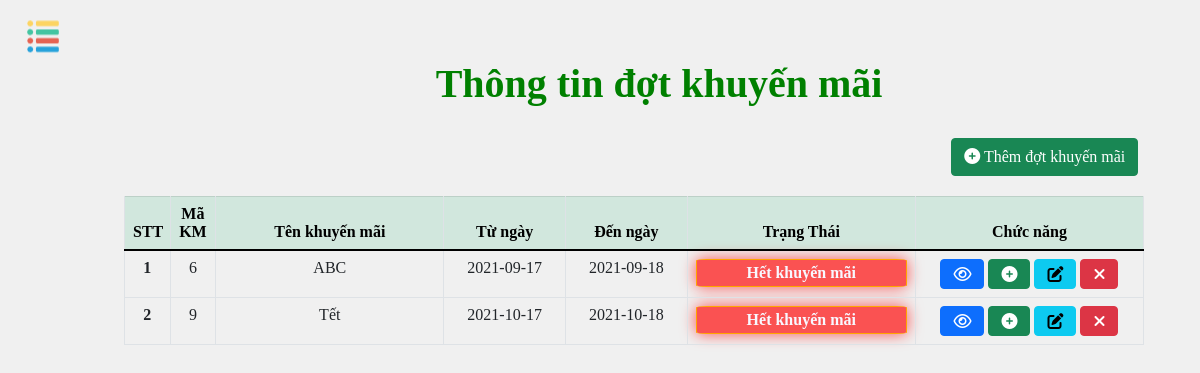
/admin/index.php?url=khuyenmai&page=1 (signed in), run on an earlier commit of the app's database.
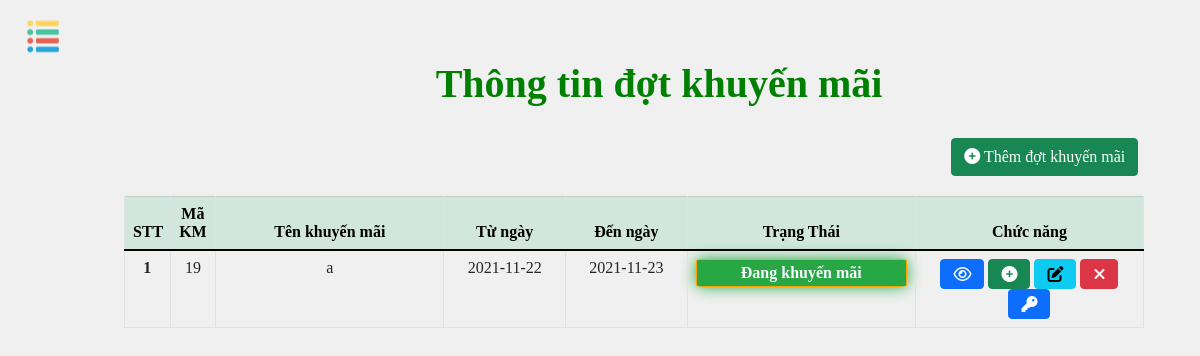
And on a later commit of the database.
### tables this page shows
CREATE TABLE `khuyenmai` (
  `MaKM` int(11) NOT NULL,
  `TenKM` varchar(100) NOT NULL,
  `TuNgay` date NOT NULL,
  `DenNgay` date NOT NULL,
  `TrangThai` varchar(100) NOT NULL
);

### admin/QLKM/khuyenmai.php (the view, shortened to what this page needs)
<!DOCTYPE html>
<html lang="en">
<head>
    <link rel="stylesheet" href="./assets/css/QLKM/khuyenmai.css"/>
    <link rel="stylesheet" href="https://cdnjs.cloudflare.com/ajax/libs/limontesweetalert2/7.2.0/sweetalert2.min.css"/>
</head>
<body>
    <?php include './connect.php' ?>
    <h1 class="title">Thông tin đợt khuyến mãi</h1>
    <a href="./index.php?url=themdotkm" type="button" class="btn btn-success btn-km"><i class="fas fa-plus-circle"></i> Thêm đợt khuyến mãi</a>
    <table class="table table-bordered table-hover table-1">
  <thead class="table-success">
    <tr>
      <th scope="col" class="title-table" style="width: 3%">STT</th>
      <th scope="col" class="title-table" style="width: 3%">Mã KM</th>
      <th scope="col" class="title-table" style="width: 15%">Tên khuyến mãi</th>
      <th scope="col" class="title-table" style="width: 8%">Từ ngày</th>
      <th scope="col" class="title-table" style="width: 8%">Đến ngày</th>
      <th scope="col" class="title-table" style="width: 15%">Trạng Thái</th>
      <th scope="col" class="title-table" style="width: 15%">Chức năng</th>
    </tr>
  </thead>
  <tbody>
    <?php
        $rows = 5;
        if(isset($_GET['page'])&&$_GET['page']>0){
          $page = ($_GET['page']-1)*$rows;
        }
        else {$page = 1;echo "<script>window.location.href='./index.php?url=khuyenmai&page=1'</script>"; }
        $qr = "SELECT * FROM khuyenmai limit $page,$rows";
        $result = mysqli_query($conn, $qr);
        if(mysqli_num_rows($result)>0){
            $count =0;
            while($row = mysqli_fetch_array($result)) {
                $count++;
    ?>
    <tr>
      <td style="font-weight: bold"><?php echo $count?></td>
      <td><?php echo $row['MaKM'];?></td>
      <td style="word-wrap:break-word"><?php echo $row['TenKM'];?></td>
      <td><?php echo $row['TuNgay'];?></td>
      <td><?php echo $row['DenNgay'];?></td>
      <?php if($row['TrangThai']=="Đang khuyến mãi"){ ?>
      <td><div class="status st2"><?php echo $row['TrangThai'];?></div></td><?php }?>
      <?php if($row['TrangThai']=="Hết khuyến mãi"){ ?>
      <td><div class="status st3"><?php echo $row['TrangThai'];?></div></td><?php }?>
      <td>
        <a href="./index.php?url=ctkhuyenmai&id=<?php echo $row['MaKM']?>" class="btn btn-primary"><i class="far fa-eye"></i></a>
        <a href="./index.php?url=themspkm&id=<?php echo $row['MaKM']?>" class="btn btn-success"><i class="fas fa-plus-circle"></i></a>
        <a href="./index.php?url=suakm&id=<?php echo $row['MaKM']?>" class="btn btn-info"><i class="fas fa-edit"></i></a>
        <a href="./index.php?url=xoakm&id=<?php echo $row['MaKM'];?>&function=1" onclick="return confirm('Bạn có muốn xóa đợt khuyến mãi này?')" class="btn btn-danger"><i class="fas fa-times"></i></a>
        <?php if($row['TrangThai']=="Đang khuyến mãi"){?>
          <a href="./index.php?url=khoakm&id=<?php echo $row['MaKM']?>" class="btn btn-primary" onclick="return confirm('Bạn có muốn khóa đợt khuyến mãi này?')"><i class="fas fa-key"></i></a>
          <?php }?>
      </td>
    </tr>
    <?php }}else{?>
      <tr>
        <td colspan="7">Hiện chưa có đợt khuyến mãi!</td>
      </tr>
      <?php }?>
  </tbody>
</table>
</body>
</html>

What changed in the data, as far as the page shows it:
removed khuyenmai: MaKM "6", TenKM "ABC", TuNgay "2021-09-17", DenNgay "2021-09-18", TrangThai "Hết khuyến mãi"
removed khuyenmai: MaKM "9", TenKM "Tết", TuNgay "2021-10-17", DenNgay "2021-10-18", TrangThai "Hết khuyến mãi"
added khuyenmai: MaKM "19", TenKM "a", TuNgay "2021-11-22", DenNgay "2021-11-23", TrangThai "Đang khuyến mãi"
